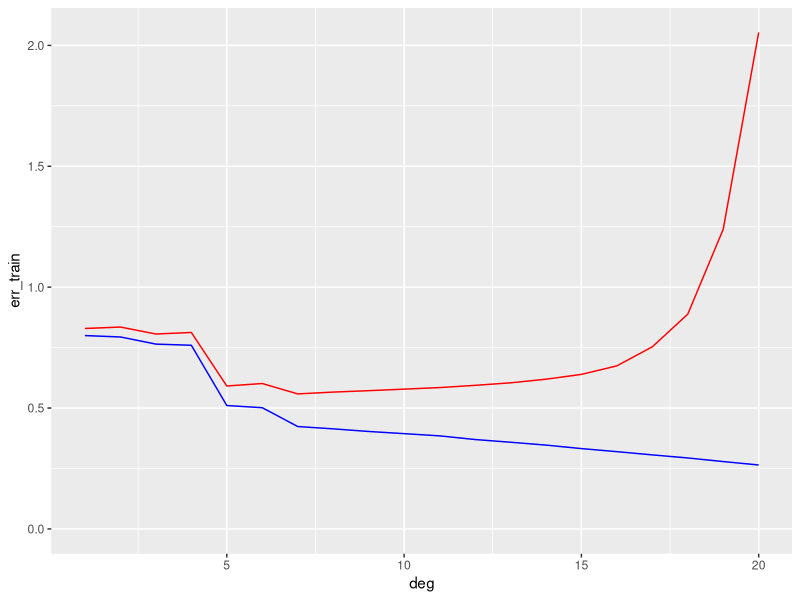

Write the R code that produced this figure.
library(ggplot2)
library(dplyr)
library(data.table)
set.seed(123)

n <- 30
sigma <- 0.5    # try 0.5, 0.1, 1.5  (noise/signal ratio)
# sigma vs best deg:  0.1-9  0.5-7 1.5-5

M <- 100
d_err <- data.table()
for (m in 1:M) {

  x <- seq(from = 0, to = 4*pi, length = n)     # x
  y <- sin(x) + rnorm(n, sd = sigma)            # y = f(x) + eps
  
  for (deg in 1:20) {
      
    dpoly_xy <- data.table(poly(x,deg), y)        # expand x poly
    md <- lm(y ~ ., dpoly_xy)                     # f^ 
    
    err_train <- sqrt(mean((y - predict(md, dpoly_xy))^2))    
    
    # test set:
    n_test <- 1000
    x_test <- runif(n_test, min = 0, max = 4*pi)
    y_test <- sin(x_test) + rnorm(n_test, sd = sigma)
    dpoly_xtest <- data.table(predict(poly(x,deg),x_test))    # expand x_test poly 
    
    err_test <- sqrt(mean((y_test - predict(md, dpoly_xtest))^2))
    
    d_err <- rbind(d_err, data.table(deg, err_train, err_test))
  }
}
d_err[deg == 1]
d_err <- d_err[, .(err_train = mean(err_train), err_test = mean(err_test)), by=.(deg)]

d_err

ggplot(d_err) + geom_line(aes(x = deg, y = err_train), color = "blue") +
  geom_line(aes(x = deg, y = err_test, ymin = 0), color = "red") 

d_err[d_err$err_test==min(d_err$err_test),]$deg   # best `deg`
